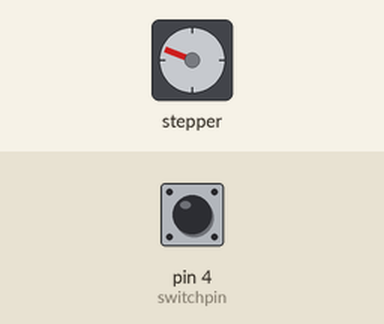
Bench run of a sketch on a simulated Arduino Mega 2560, built with avr-gcc and run on an emulated ATmega2560. On the bench: stepper motor. The inputs (shaded band) are chosen by the test bench; at power-on: pin 4 (switchpin) HIGH. Stepper angles assume 200 steps per turn.

Above: at 1.2 s.
1.3 s: pin 4 (switchpin) pulled LOW for 0.15 s
At 1.65 s:
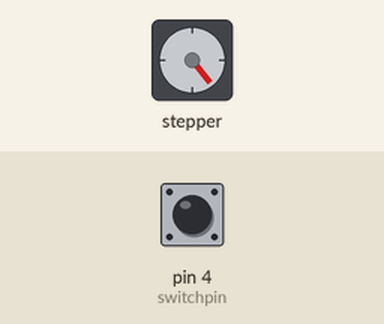
4.3 s: pin 4 (switchpin) pulled LOW for 1 s
At 4.65 s:
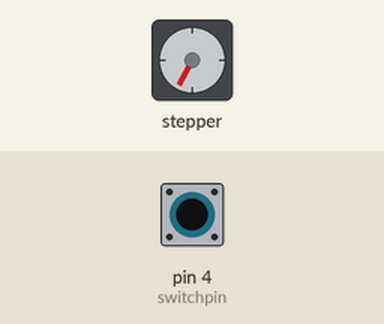
8.3 s: pin 4 (switchpin) driven LOW
At 8.55 s:
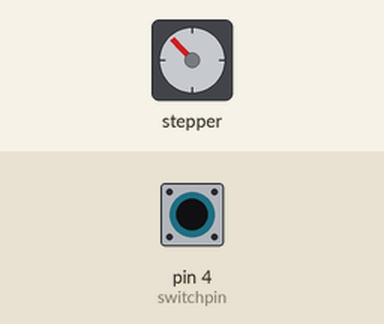
Timing chart, 0 to 23.3 s (numbered marks = the images above; inputs shaded):
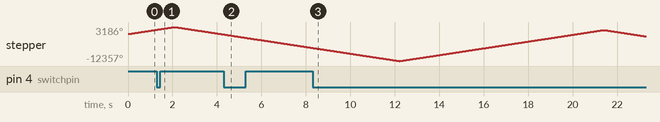

The sketch:

switch_test.ino
```cpp
#include<AccelStepper.h>
#include<MultiStepper.h>

// left_Joint 1
#define leftJ1_STEP_PIN 22
#define leftJ1_DIR_PIN 23
#define switchpin 4

AccelStepper stepper1(1,leftJ1_STEP_PIN, leftJ1_DIR_PIN);

int switchflag=0;//没有接地时置0
//一个限位开关电路图解法 |是导线的意思
//NC  COM   NO
//|    |    |
//|    |    |
//|    |    |
//|    |    |
//5v  引脚  GND

int motorposition=0;

void setup() {
  Serial.begin(115200);
  pinMode(switchpin,INPUT);

  stepper1.setMaxSpeed(1000);
  stepper1.setAcceleration(3000);

}

void loop() {
  // put your main code here, to run repeatedly:
  if(digitalRead(switchpin)==LOW){
    switchflag=1;
    }

  if(switchflag==0){
    motorposition+=1;
    }
   if(switchflag==1){
    motorposition-=1;
    }
    stepper1.moveTo(motorposition);
    stepper1.run();
}
```
